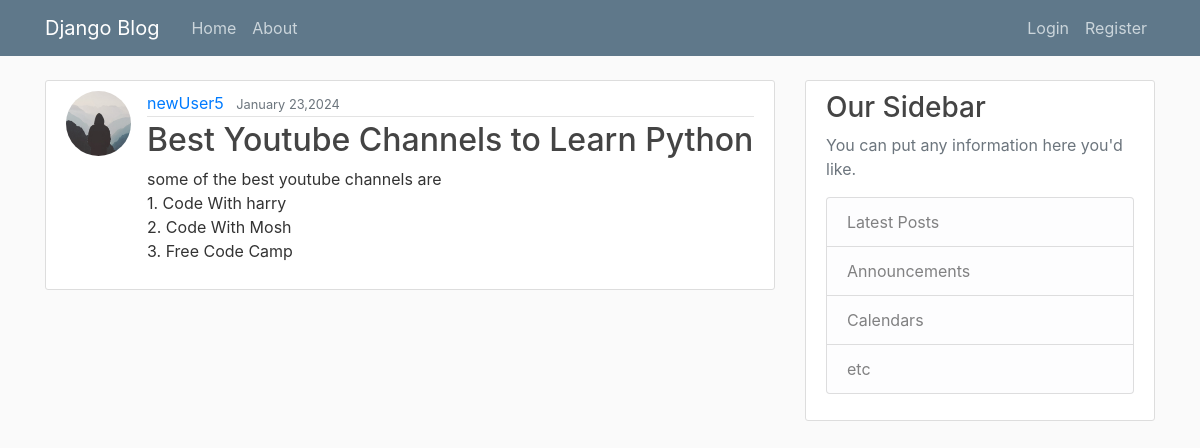
The page /post/14 on the database its author committed.
### blog/models.py (models this page shows, shortened)
class Post(models.Model):
    title=models.CharField(max_length=100)
    content=models.TextField()
    date_posted=models.DateTimeField(default=timezone.now)
    author=models.ForeignKey(User,on_delete=models.CASCADE)# on delete is a function which tell what happen to the post if user got deleted

### users/models.py (models this page shows, shortened)
class Profile(models.Model):
    user=models.OneToOneField(User,on_delete=models.CASCADE)
    image=models.ImageField(default='default.jpg',upload_to='profile_pics')

### blog/views.py (the view)
# urls.py: path('post/<int:pk>',PostDetailView.as_view(),name='post-detail'),
class PostDetailView(DetailView):
    model=Post

### blog/templates/blog/post_detail.html (shortened to what this page needs)
{% extends "blog/base.html" %}
{% block content %}
  <article class="media content-section">
    <img class='rounded-circle article-img'src="{{object.author.profile.image.url}}"/>
    <div class="media-body">
        <div class="article-metadata">
            <a class="mr-2" href="{% url 'user-post' object.author.username %}">{{ object.author }}</a>
            <small class="text-muted">{{ object.date_posted|date:"F d,Y" }}</small>
        </div>
        <h2 class="article-title" >{{ object.title }}</h2>
        <p class="article-content">{{ object.content }}</p>
    </div>
  </article>
{% endblock content %}

### blog/static/blog/main.css (style rules this page uses)
body { background: #fafafa; color: #333333; margin-top: 5rem; }
h1, h2, h3, h4, h5, h6 { color: #444444; }
.content-section { background: #ffffff; padding: 10px 20px; border: 1px solid #dddddd; border-radius: 3px; margin-bottom: 20px; }
.article-title { color: #444444; }
.article-content { white-space: pre-line; }
.article-img { height: 65px; width: 65px; margin-right: 16px; }
.article-metadata { padding-bottom: 1px; margin-bottom: 4px; border-bottom: 1px solid #e3e3e3 }

### rows shown on the page
Post: author.profile.image (placeholder picture), author "newUser5", date_posted "January 23,2024", title "Best Youtube Channels to Learn Python", content "some of the best youtube channels are 1. Code With harry 2. Code With Mosh 3. Free Code Camp"
